Frame 1 (no input): blank canvas, image omitted
Frame 60 (no input): blank canvas, image omitted
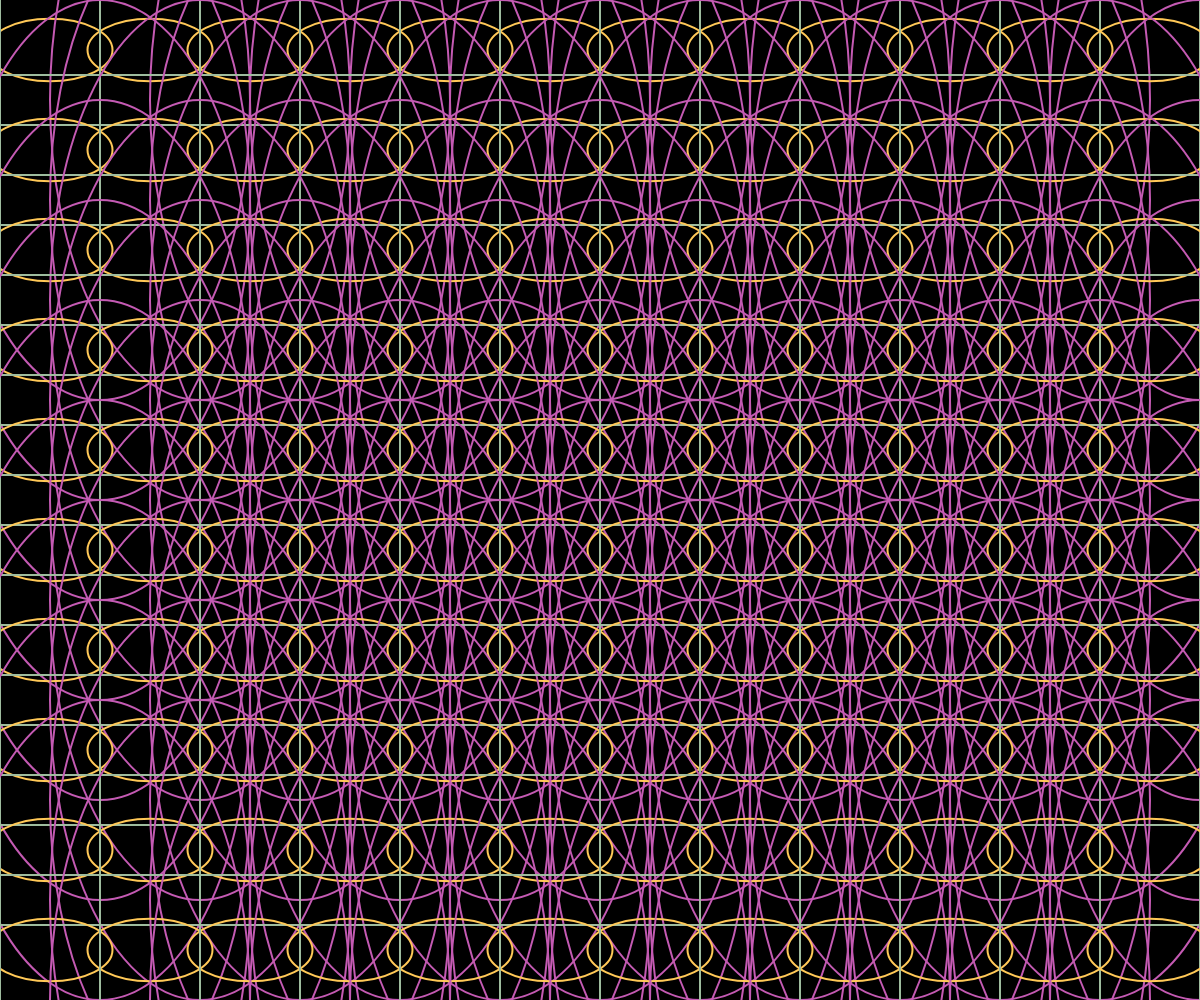
Frame 120 (the mouse pressed at the canvas centre since frame 60)

The p5.js sketch whose frames 1 and 60 were blank and that drew this single picture after the mouse press (run headless with seeded random() and noise() and a simulated clock; from frame 60 on, the mouse is pressed at the canvas centre):

// p5.js sketch
// ── sketch.js
function setup() {
  createCanvas(windowWidth, windowHeight);
}

function draw() {
  background(0);  
  noFill()
  stroke(255)
  strokeWeight(2)
  for(var j=0;j<(windowHeight/100);j++)
    {
     for(var i=0;i<(windowWidth/100);i++)
  { 
       stroke("#FFC857")
  ellipse(50+(i*100),50+(j*100),mouseY/4,mouseY/8)  
  rectMode(CENTER)
  stroke("#9EBC9E")
  rect(50+(i*100),50+(j*100),mouseX/2,mouseX/4)
  stroke("#C45AB3")
  ellipse(100+(i*100),100+(j*100),mouseX/2,mouseX)
  }
}
}
